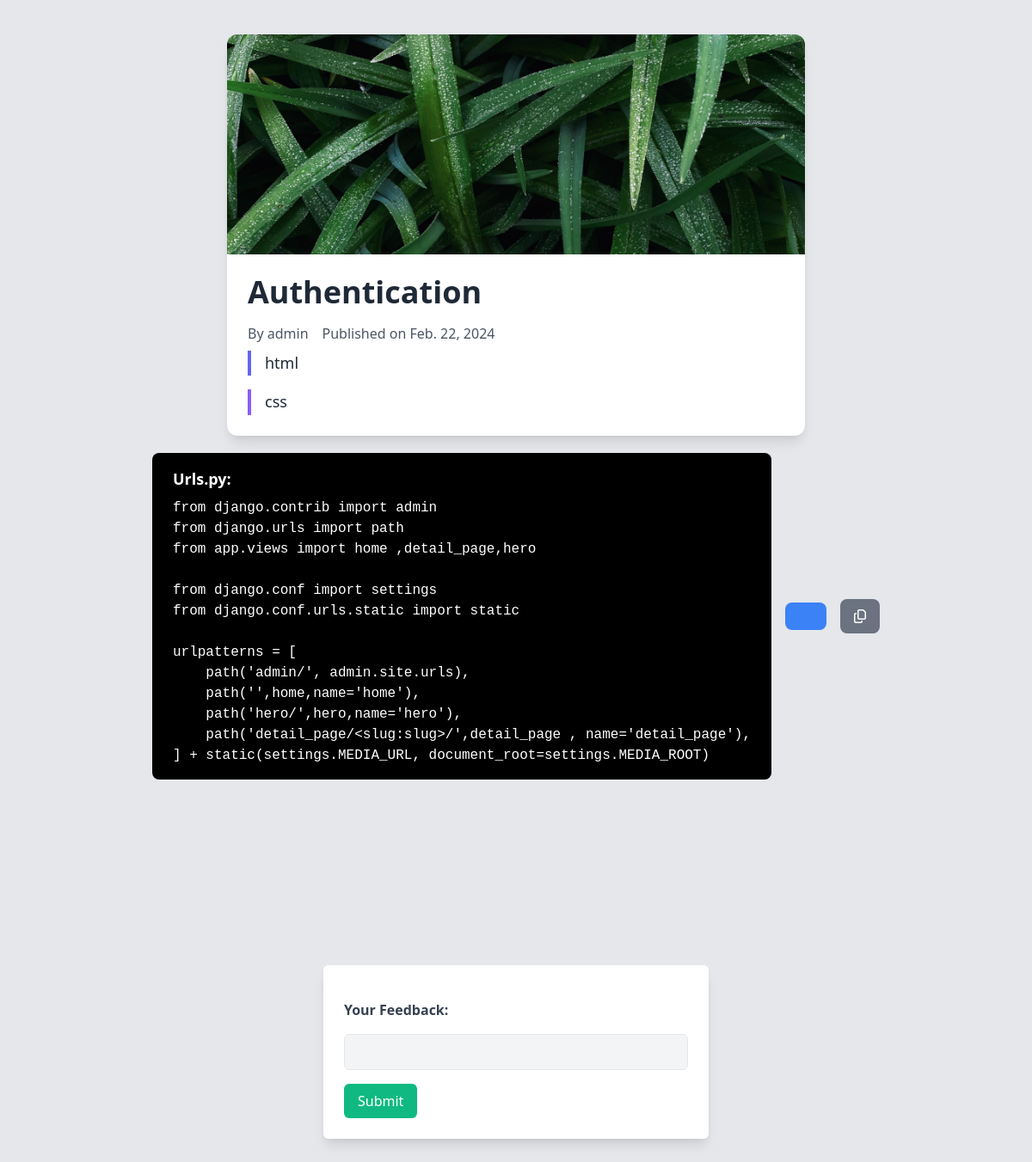
/detail_page/authentication/, run on the app's committed database.
### app/models.py (models this page shows)
class post(models.Model):
    title = models.CharField(max_length=255)
    author  = models.ForeignKey(User,on_delete=models.CASCADE)
    img = models.ImageField(upload_to='images/')
    slugx = AutoSlugField(populate_from='title',unique=True,null=True, default=None)
    date = models.DateField(auto_now_add=True)
    data1 = models.CharField(max_length=255)
    data2 = models.CharField(max_length=255)
    urls = models.TextField(blank=True)
    url_context = models.TextField(blank=True)
    view  = models.TextField(blank=True)
    view_context = models.TextField(blank=True)
    setting = models.TextField(blank=True)
    setting_context = models.TextField(blank=True)
    modelx = models.TextField(blank=True)
    modelx_context = models.TextField(blank=True)
    admin = models.TextField(blank=True)
    admin_context = models.TextField(blank=True)
    html_page1 = models.TextField(blank=True)
    html1_context = models.TextField(blank=True)
    html_page2 = models.TextField(blank=True)
    html2_context = models.TextField(blank=True)
    html_page3 = models.TextField(blank=True)
    html3_context = models.TextField(blank=True)

### app/views.py (the view)
# urls.py: path('detail_page/<slug:slug>/',detail_page , name='detail_page'),
def detail_page(request,slug):
    obj = post.objects.get(slugx=slug)
    if request.method == 'POST':
        comment_text = request.POST.get('cmt')
        print(comment_text)
        new_comment = comments.objects.create(cum_id=obj , text=comment_text)
        new_comment.save()
    comments_list = comments.objects.filter(cum_id=obj).order_by('-id')
    return render(request,'detail.html',{'obj':obj,'comments_list':comments_list})

### app/templates/detail.html (shortened to what this page needs)
<!DOCTYPE html>
<html lang="en">
<head>
  <link rel="stylesheet" href="https://cdnjs.cloudflare.com/ajax/libs/font-awesome/6.5.1/css/all.min.css" />
  <link href="https://cdn.jsdelivr.net/npm/tailwindcss@2.2/dist/tailwind.min.css" rel="stylesheet"></head>
<body class="bg-gray-200 dark:bg-gray-800 mx-5 my-5">
  <div class="container mx-auto px-5 py-5">
    <div class="max-w-2xl mx-auto bg-white dark:bg-gray-800 rounded-xl shadow-lg overflow-hidden">
        <img src="/media/{{ obj.img }}" alt="{{ obj.title }}" class="h-64 w-full object-cover" />
        <div class="p-6 items-center">
            <h1 class="text-4xl font-bold text-gray-800 dark:text-white mb-4">{{ obj.title }}</h1>
            <div class="flex items-center space-x-4 text-gray-600 dark:text-gray-400 mb-2">
                <p class="items-center">By {{ obj.author }}</p>
                <p class="items-center">Published on {{ obj.date }}</p>
            </div>
            <div class="border-l-4 border-indigo-500 pl-4 mb-4">
                <p class="text-lg text-gray-800 dark:text-white leading-relaxed">{{ obj.data1 }}</p>
            </div>
            <div class="border-l-4 border-purple-500 pl-4">
                <p class="text-lg text-gray-800 dark:text-white leading-relaxed">{{ obj.data2 }}</p>
            </div>
        </div>
    </div>
</div>
    {% if obj.urls %}
    <div class="flex items-center justify-center space-x-4">
      <div class="bg-black text-white px-6 py-4 rounded-lg">
          <h2 class="text-lg font-bold mb-2">Urls.py:</h2>
          <pre id="contentToCopy" class="whitespace-pre-wrap">{{ obj.urls }}</pre>
      </div>
      <div class='bg-blue-500 text-white px-6 py-4 rounded-lg'>
      </div>
      <button onclick="copyContent()" class="bg-gray-500 text-white px-4 py-2 rounded-lg">
          <i class="fa-regular fa-copy"></i>
      </button>
  </div>
  {% endif %}
<br/>
<br/>
<div class="max-w-md mx-auto p-6 bg-white shadow-lg rounded-md">
  <form method='post' class="space-y-4">
    <label for='cmt' class="text-base font-semibold text-gray-700 block">Your Feedback:</label>
    <input  name='cmt' type='text' class="w-full px-4 py-2 border rounded-md focus:outline-none focus:border-green-500 bg-gray-100 text-gray-800 placeholder-gray-500">
    <button class="bg-green-500 text-white px-4 py-2 rounded-md hover:bg-green-600 focus:outline-none focus:bg-green-600 transition duration-300">
      Submit
    </button>
  </form>
</div>
</body>
</html>

### data on the page
post: img (picture), title "Authentication", author "admin", date "Feb. 22, 2024", data1 "html", data2 "css", urls "from django.contrib import admin from django.urls import path from app.views import home ,detail_page,hero from django.conf import settings from django.conf.urls.static import static urlpatterns = [ path('admin/', admin.site.urls), path('',home,name='home'), path('hero/',hero,name='hero'), path('detail_page/<slug:slug>/',detail_page , name='detail_page'), ] + static(settings.MEDIA_URL, document_root=settings.MEDIA_ROOT)"
